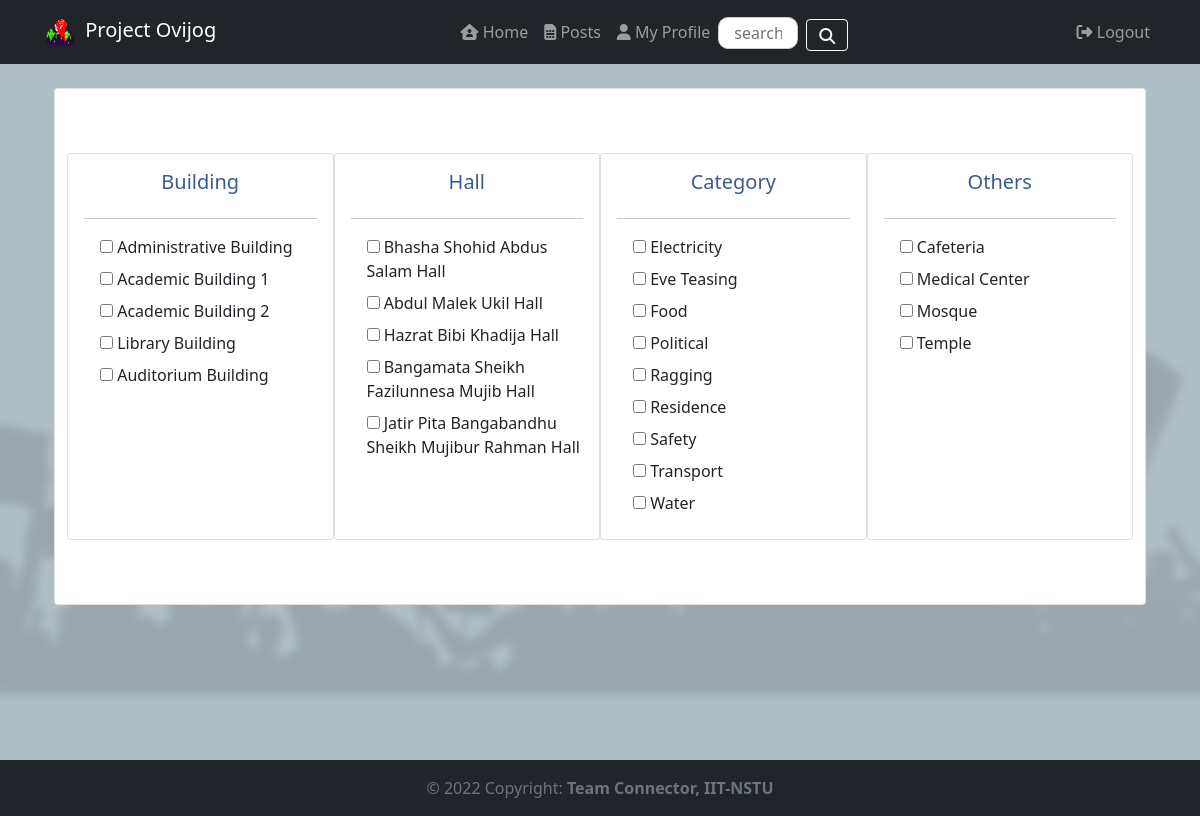
Page /pages/categories (signed in) on the committed database.
### tables this page shows
CREATE TABLE `post_categories` (
  `category` varchar(255) NOT NULL
);

### app/controllers/PagesController.php (called while the page is built, shortened)
<?php
class PagesController extends Controller {
    private $postModel;
    public function __construct() {
        $this->postModel = $this->model('Post');
    }
    public function categories() {
        $data = [
            'title' => 'this is categories',
            'categories' => $this->postModel->getCategories()
        ];
        $this->view('/pages/categories', $data);
    }
}

### app/libraries/Core.php (called while the page is built, shortened)
<?php
class Core {
    public function __construct() {
        $this->currentController=ControllerFactory::getInstance("pages");
        $this->currentMethod="index";
        $url = $this->getUrl();
        if (isset($url[0])) {
            $this->currentController = ControllerFactory::getInstance($this->getUrl()[0]);
        }
        if (isset($url[1]) && method_exists($this->currentController, $url[1])) {
            $this->currentMethod = $url[1];
        }
        unset($url[0]);
        unset($url[1]);
        $this->params = $url ? array_values($url) : [];
        call_user_func_array([$this->currentController,$this->currentMethod],$this->params);
    }
    public function getUrl() {
        if (isset($_GET['url'])) {
            $url = rtrim($_GET['url'], '/');
            $url = filter_var($url, FILTER_SANITIZE_URL);
            $url = explode('/', $url);
            return $url;
        }
    }
}

### public/index.php (called while the page is built, shortened)
<?php
new Core();

### app/libraries/Database.php (called while the page is built, shortened)
<?php
class Database {
    private static $instance;
    private $host=DB_HOST;
    private $user=DB_USER;
    private $pass=DB_PASS;
    private $dbname=DB_NAME;
    private $pdo;
    private $stmt;
    private function __construct() {
        $dsn="mysql:host=".$this->host.";dbname=".$this->dbname;
        $options=array(
            PDO::ATTR_PERSISTENT => true,
            PDO::ATTR_ERRMODE=>PDO::ERRMODE_EXCEPTION
        );
        try{
            $this->pdo=new PDO($dsn,$this->user,$this->pass,$options);
        }catch (PDOException $e){
            $this->error=$e->getMessage();
            echo $this->error;
        }
    }
    public static function getInstance() {
        if(!isset(self::$instance)){
            self::$instance=new Database();
        }
        return self::$instance;
    }
    public function query($sql){
        $this->stmt=$this->pdo->prepare($sql);
    }
    public function execute(){
        return $this->stmt->execute();
    }
    public function resultSet(){
        $this->execute();
        return $this->stmt->fetchAll(PDO::FETCH_OBJ);
    }
}

### app/models/Post.php (called while the page is built, shortened)
<?php
class Post {
    private $db;
    public function __construct() {
        $this->db = Database::getInstance();
    }
    public function getCategories() {
        $this->db->query('SELECT * FROM post_categories');
        return $this->db->resultSet();
    }
}

### app/views/pages/categories.php (the view)
<?php require APPROOT . '/views/inc/header.php'; ?>
<?php require_once APPROOT . '/views/inc/navbar.php'; ?>
<div class="container">
    <div class="card card-body my-4">
        <div class="row py-5 px-2">
            <div class="card card-body col-sm-3">
                <h5 class="text-center" style="color:#375c91;">Building</h5>
                <hr>
                <div class="ps-3">
                    <div class="pb-2">
                        <input type="checkbox"> Administrative Building</br>
                    </div>
                    <div class="pb-2">
                        <input type="checkbox"> Academic Building 1</br>
                    </div>
                    <div class="pb-2">
                        <input type="checkbox"> Academic Building 2</br>
                    </div>
                    <div class="pb-2">
                        <input class="pb-2" type="checkbox"> Library Building</br>
                    </div>
                    <div class="pb-2">
                        <input class="pb-2" type="checkbox"> Auditorium Building</br>
                    </div>
                </div>
            </div>
            <div class="col-sm-3 card card-body">
                <h5 class="text-center" style="color:#375c91;">Hall</h5>
                <hr>
                <div class="ps-3">
                    <div class="pb-2">
                        <input type="checkbox"> Bhasha Shohid Abdus Salam Hall</br>
                    </div>
                    <div class="pb-2">
                        <input type="checkbox"> Abdul Malek Ukil Hall</br>
                    </div>
                    <div class="pb-2">
                        <input type="checkbox"> Hazrat Bibi Khadija Hall</br>
                    </div>
                    <div class="pb-2">
                        <input class="pb-2" type="checkbox"> Bangamata Sheikh Fazilunnesa Mujib Hall</br>
                    </div>
                    <div class="pb-2">
                        <input class="pb-2" type="checkbox"> Jatir Pita Bangabandhu Sheikh Mujibur Rahman Hall</br>
                    </div>
                </div>
            </div>
            <div class="col-sm-3 card card-body">
                <h5 class="text-center" style="color:#375c91;">Category</h5>
                <hr>
                <div class="ps-3">
                    <?php foreach ($data['categories'] as $category) : ?>
                        <div class="pb-2">
                            <input type="checkbox"> <?php echo $category->category; ?></br>
                        </div>
                    <?php endforeach; ?>
                </div>
            </div>
            <div class="col-sm-3 card card-body">
                <h5 class="text-center" style="color:#375c91;">Others</h5>
                <hr>
                <div class="ps-3">
                    <div class="pb-2">
                        <input type="checkbox"> Cafeteria</br>
                    </div>
                    <div class="pb-2">
                        <input type="checkbox"> Medical Center</br>
                    </div>
                    <div class="pb-2">
                        <input type="checkbox"> Mosque</br>
                    </div>
                    <div class="pb-2">
                        <input type="checkbox"> Temple</br>
                    </div>
                </div>
            </div>
        </div>
    </div>
</div>
<?php require APPROOT . '/views/inc/footer.php'; ?>

### app/libraries/Controller.php (shortened to what this page needs)
<?php
class Controller {
    public function model($model) {
        return new $model();
    }
    public function view($view, $data = []) {
        if (file_exists('../app/views/' . $view . '.php')) {
            require_once '../app/views/' . $view . '.php';
        } else {
            die("View does not exist");
        }
    }
}

### app/views/inc/header.php (shortened to what this page needs)
<!doctype html>
<html lang="en">
<head>
      <link href="https://cdn.jsdelivr.net/npm/bootstrap@5.0.2/dist/css/bootstrap.min.css" rel="stylesheet">
      <link rel="stylesheet" href="https://cdnjs.cloudflare.com/ajax/libs/font-awesome/6.1.1/css/all.min.css" />
      <link rel="stylesheet" href="https://cdnjs.cloudflare.com/ajax/libs/material-design-iconic-font/2.2.0/css/material-design-iconic-font.min.css">
      <link rel="stylesheet" href="<?php echo URLROOT; ?>/css/style.css">

### app/views/inc/navbar.php (shortened to what this page needs)
</head>
<body>
    <div id="page-container">
        <nav class="navbar navbar-expand-lg navbar-dark sticky-top bg-dark">
            <div class="container">
                <a href="#" class="navbar-brand"><img src="<?php echo URLROOT; ?>/img/logo.png" style="width:38px;border-radius:50%"> Project Ovijog</a>
                <div class="collapse navbar-collapse" id="navbarcollapseCMS">
                    <ul class="navbar-nav ms-auto">
                        <?php if (isset($_SESSION['user_id'])) : ?>
                            <li class="nav-item">
                                <a href="<?php echo URLROOT; ?>/pages/home" class="nav-link"><i class="fas fa-house-user"></i> Home</a>
                            </li>
                            <li class="nav-item">
                                <a href="<?php echo URLROOT; ?>/posts" class="nav-link"><i class="fa-solid fa-sim-card"></i> Posts</a>
                            </li>
                            <li class="nav-item">
                                <a href="<?php echo URLROOT; ?>/users/profile" class="nav-link"><i class="fas fa-user"></i> My Profile</a>
                            </li>
                            <div style="display:flex ;">
                                <li style="margin-top: 5px;">
                                    <input type="text" class="search-click" name="" placeholder="search" />
                                </li>
                                <li style=" margin-top: 7px;">
                                    <button class="btn btn-outline-light search-icon" type="submit" style="height: 32px;display:flex;align-items: flex-end;margin-left: 8px;"><i class="fa-solid fa-magnifying-glass"></i></button>
                                </li>
                            </div>
                        <?php endif; ?>
                    </ul>
                    <ul class="navbar-nav ms-auto">
                        <?php if (isset($_SESSION['user_id'])) : ?>
                            <li class="nav-item">
                                <a class="nav-link" href="<?php echo URLROOT; ?>/users/logout"><i class="fa-solid fa-right-from-bracket"></i> Logout</a>
                            </li>
                        <?php endif; ?>
                    </ul>
                </div>
            </div>
        </nav>
        <div class="container" id="content-wrap">

### app/views/inc/footer.php (shortened to what this page needs)
</div>
<footer class="text-center text-lg-start bg-light text-muted" id="footer">
        <div class="text-center p-3 bg-dark ">
                © 2022 Copyright:
                <span class="text-reset fw-bold">Team Connector, IIT-NSTU</span>
        </div>
</footer>
</div>
</body>
</html>

### public/css/style.css (style rules this page uses)
.search-click { border: 1px solid #ccc; outline: none; background-size: 22px; background-position: 13px; border-radius: 10px; width: 80px; height: 25px; padding: 15px; transition: all 0.5s; }
.search-click { position: relative; overflow: hidden; height: 25px; }
#page-container { position: relative; min-height: 100vh; }
#content-wrap { padding-bottom: 2.5rem; }
#footer { position: absolute; bottom: 0; width: 100%; height: 2.5rem; }
body { background: url("../img/homePagePicture.png") no-repeat center center fixed; -webkit-background-size: cover; -moz-background-size: cover; -o-background-size: cover; background-size: cover; background-color: #b0bec5; }

### rows in the picture
post_categories: category "Electricity"
post_categories: category "Eve Teasing"
post_categories: category "Food"
post_categories: category "Political"
post_categories: category "Ragging"
post_categories: category "Residence"
post_categories: category "Safety"
post_categories: category "Transport"
post_categories: category "Water"
